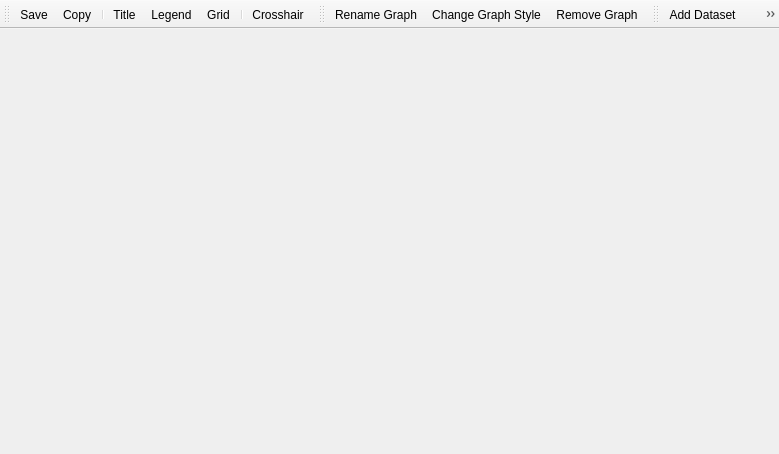
<?xml version="1.0" encoding="UTF-8"?>
<ui version="4.0">
 <class>ChartWindow</class>
 <widget class="QMainWindow" name="ChartWindow">
  <property name="geometry">
   <rect>
    <x>0</x>
    <y>0</y>
    <width>779</width>
    <height>454</height>
   </rect>
  </property>
  <property name="windowTitle">
   <string>Chart</string>
  </property>
  <property name="windowIcon">
   <iconset resource="../resources.qrc">
    <normaloff>:/icons/chart</normaloff>:/icons/chart</iconset>
  </property>
  <widget class="QWidget" name="centralwidget">
   <layout class="QGridLayout" name="gridLayout">
    <property name="leftMargin">
     <number>0</number>
    </property>
    <property name="topMargin">
     <number>0</number>
    </property>
    <property name="rightMargin">
     <number>0</number>
    </property>
    <property name="bottomMargin">
     <number>0</number>
    </property>
    <property name="spacing">
     <number>0</number>
    </property>
    <item row="0" column="0">
     <widget class="PlotWidget" name="chart" native="true">
      <property name="sizePolicy">
       <sizepolicy hsizetype="Preferred" vsizetype="Expanding">
        <horstretch>0</horstretch>
        <verstretch>0</verstretch>
       </sizepolicy>
      </property>
      <property name="contextMenuPolicy">
       <enum>Qt::CustomContextMenu</enum>
      </property>
      <property name="whatsThis">
       <string>Use the mouse wheel to zoom, drag to pan. Double click on the axes to limit pan and zoom.</string>
      </property>
     </widget>
    </item>
   </layout>
  </widget>
  <widget class="QToolBar" name="toolBar">
   <property name="windowTitle">
    <string>Standard</string>
   </property>
   <property name="iconSize">
    <size>
     <width>16</width>
     <height>16</height>
    </size>
   </property>
   <property name="toolButtonStyle">
    <enum>Qt::ToolButtonTextBesideIcon</enum>
   </property>
   <attribute name="toolBarArea">
    <enum>TopToolBarArea</enum>
   </attribute>
   <attribute name="toolBarBreak">
    <bool>false</bool>
   </attribute>
   <addaction name="action_Save"/>
   <addaction name="action_Copy"/>
   <addaction name="separator"/>
   <addaction name="action_Title"/>
   <addaction name="action_Legend"/>
   <addaction name="action_Grid"/>
   <addaction name="separator"/>
   <addaction name="actionC_ursor"/>
  </widget>
  <widget class="QToolBar" name="tbSelectedGraph">
   <property name="windowTitle">
    <string>Selected Graph</string>
   </property>
   <property name="iconSize">
    <size>
     <width>16</width>
     <height>16</height>
    </size>
   </property>
   <property name="toolButtonStyle">
    <enum>Qt::ToolButtonTextBesideIcon</enum>
   </property>
   <attribute name="toolBarArea">
    <enum>TopToolBarArea</enum>
   </attribute>
   <attribute name="toolBarBreak">
    <bool>false</bool>
   </attribute>
   <addaction name="action_Rename_Graph"/>
   <addaction name="actionC_hange_Style"/>
   <addaction name="action_Remove"/>
  </widget>
  <widget class="QToolBar" name="tbSelectedDataset">
   <property name="windowTitle">
    <string>Dataset</string>
   </property>
   <property name="iconSize">
    <size>
     <width>16</width>
     <height>16</height>
    </size>
   </property>
   <property name="toolButtonStyle">
    <enum>Qt::ToolButtonTextBesideIcon</enum>
   </property>
   <attribute name="toolBarArea">
    <enum>TopToolBarArea</enum>
   </attribute>
   <attribute name="toolBarBreak">
    <bool>false</bool>
   </attribute>
   <addaction name="actionAdd_Dataset"/>
   <addaction name="actionDatasets"/>
   <addaction name="separator"/>
   <addaction name="actionC_hange_Timespan"/>
   <addaction name="action_Add_Graph"/>
  </widget>
  <action name="actionAdd_Dataset">
   <property name="icon">
    <iconset resource="../resources.qrc">
     <normaloff>:/icons/dataset-add</normaloff>:/icons/dataset-add</iconset>
   </property>
   <property name="text">
    <string>Add &amp;Dataset...</string>
   </property>
  </action>
  <action name="actionDatasets">
   <property name="icon">
    <iconset resource="../resources.qrc">
     <normaloff>:/icons/dataset-list</normaloff>:/icons/dataset-list</iconset>
   </property>
   <property name="text">
    <string>Datas&amp;ets...</string>
   </property>
  </action>
  <action name="action_Save">
   <property name="icon">
    <iconset resource="../resources.qrc">
     <normaloff>:/icons/save</normaloff>:/icons/save</iconset>
   </property>
   <property name="text">
    <string>&amp;Save</string>
   </property>
   <property name="shortcut">
    <string>Ctrl+S</string>
   </property>
  </action>
  <action name="action_Copy">
   <property name="icon">
    <iconset resource="../resources.qrc">
     <normaloff>:/icons/copy</normaloff>:/icons/copy</iconset>
   </property>
   <property name="text">
    <string>&amp;Copy</string>
   </property>
   <property name="shortcut">
    <string>Ctrl+C</string>
   </property>
  </action>
  <action name="action_Title">
   <property name="checkable">
    <bool>true</bool>
   </property>
   <property name="icon">
    <iconset resource="../resources.qrc">
     <normaloff>:/icons/title</normaloff>:/icons/title</iconset>
   </property>
   <property name="text">
    <string>&amp;Title</string>
   </property>
   <property name="shortcut">
    <string>T</string>
   </property>
  </action>
  <action name="action_Legend">
   <property name="checkable">
    <bool>true</bool>
   </property>
   <property name="icon">
    <iconset resource="../resources.qrc">
     <normaloff>:/icons/legend</normaloff>:/icons/legend</iconset>
   </property>
   <property name="text">
    <string>&amp;Legend</string>
   </property>
   <property name="shortcut">
    <string>L</string>
   </property>
  </action>
  <action name="action_Grid">
   <property name="checkable">
    <bool>true</bool>
   </property>
   <property name="icon">
    <iconset resource="../resources.qrc">
     <normaloff>:/icons/grid</normaloff>:/icons/grid</iconset>
   </property>
   <property name="text">
    <string>&amp;Grid</string>
   </property>
   <property name="shortcut">
    <string>G</string>
   </property>
  </action>
  <action name="actionLock_X_Axes">
   <property name="checkable">
    <bool>true</bool>
   </property>
   <property name="checked">
    <bool>false</bool>
   </property>
   <property name="text">
    <string>Lock &amp;X</string>
   </property>
   <property name="shortcut">
    <string>X</string>
   </property>
  </action>
  <action name="actionLock_Y_Axes">
   <property name="checkable">
    <bool>true</bool>
   </property>
   <property name="checked">
    <bool>false</bool>
   </property>
   <property name="text">
    <string>Lock &amp;Y</string>
   </property>
   <property name="shortcut">
    <string>Y</string>
   </property>
  </action>
  <action name="actionC_ursor">
   <property name="checkable">
    <bool>true</bool>
   </property>
   <property name="icon">
    <iconset resource="../resources.qrc">
     <normaloff>:/icons/crosshair</normaloff>:/icons/crosshair</iconset>
   </property>
   <property name="text">
    <string>Cr&amp;osshair</string>
   </property>
   <property name="shortcut">
    <string>C</string>
   </property>
  </action>
  <action name="action_Rename_Graph">
   <property name="icon">
    <iconset resource="../resources.qrc">
     <normaloff>:/icons/rename</normaloff>:/icons/rename</iconset>
   </property>
   <property name="text">
    <string>Re&amp;name Graph</string>
   </property>
   <property name="shortcut">
    <string>Ctrl+R</string>
   </property>
  </action>
  <action name="actionC_hange_Style">
   <property name="icon">
    <iconset resource="../resources.qrc">
     <normaloff>:/icons/graph-style</normaloff>:/icons/graph-style</iconset>
   </property>
   <property name="text">
    <string>C&amp;hange Graph Style</string>
   </property>
   <property name="shortcut">
    <string>Ctrl+G</string>
   </property>
  </action>
  <action name="action_Remove">
   <property name="icon">
    <iconset resource="../resources.qrc">
     <normaloff>:/icons/chart-remove</normaloff>:/icons/chart-remove</iconset>
   </property>
   <property name="text">
    <string>&amp;Remove Graph</string>
   </property>
   <property name="shortcut">
    <string>Del</string>
   </property>
  </action>
  <action name="actionC_hange_Timespan">
   <property name="icon">
    <iconset resource="../resources.qrc">
     <normaloff>:/icons/timespan</normaloff>:/icons/timespan</iconset>
   </property>
   <property name="text">
    <string>Change T&amp;imespan</string>
   </property>
  </action>
  <action name="action_Add_Graph">
   <property name="icon">
    <iconset resource="../resources.qrc">
     <normaloff>:/icons/chart-add</normaloff>:/icons/chart-add</iconset>
   </property>
   <property name="text">
    <string>&amp;Add Graph</string>
   </property>
   <property name="shortcut">
    <string>Ctrl+A</string>
   </property>
  </action>
 </widget>
 <customwidgets>
  <customwidget>
   <class>PlotWidget</class>
   <extends>QWidget</extends>
   <header>charts/plotwidget.h</header>
   <container>1</container>
  </customwidget>
 </customwidgets>
 <resources>
  <include location="../resources.qrc"/>
 </resources>
 <connections/>
</ui>
